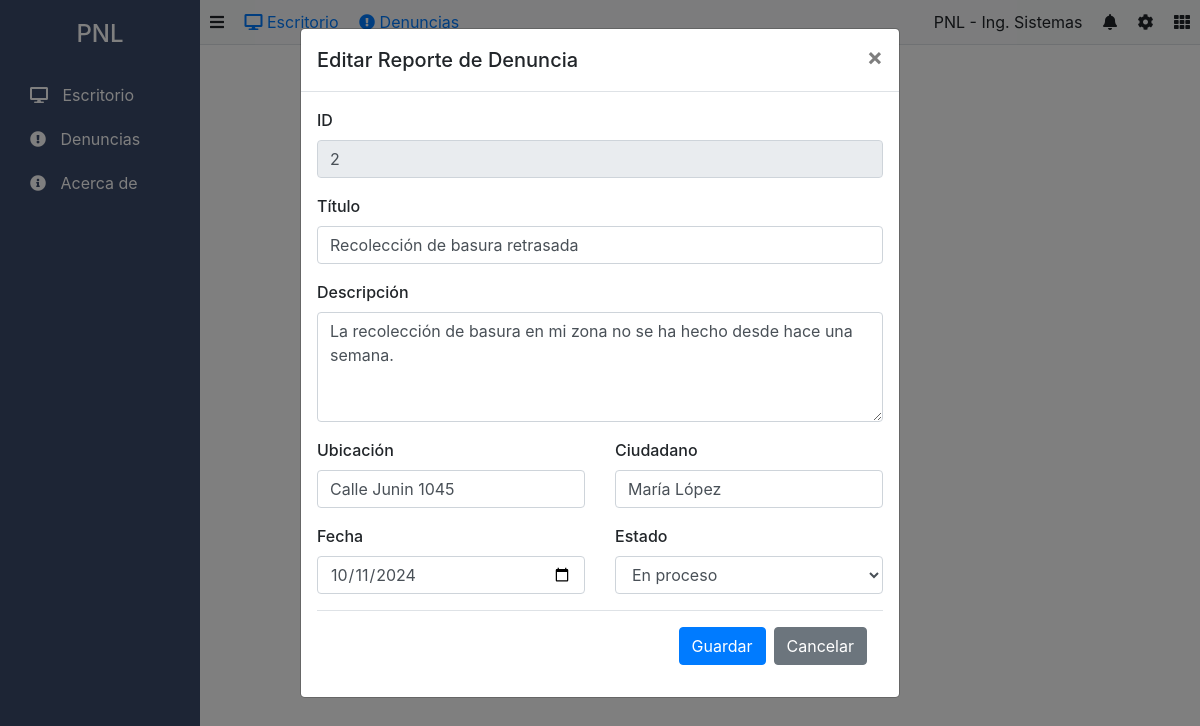
The app's page /?action=edit&id=2 with its own data.
### tables this page shows
CREATE TABLE IF NOT EXISTS denuncias (
    id INT AUTO_INCREMENT PRIMARY KEY,
    titulo VARCHAR(255) NOT NULL,
    descripcion TEXT NOT NULL,
    ubicacion VARCHAR(255) NOT NULL,
    ciudadano VARCHAR(100) NOT NULL,
    telefono VARCHAR(15),
    fecha DATE NOT NULL,
    estado ENUM('Pendiente', 'En proceso', 'Resuelto') DEFAULT 'Pendiente',
    created_at TIMESTAMP DEFAULT CURRENT_TIMESTAMP
);

### controllers/DenunciaController.php (called while the page is built, shortened)
<?php
class DenunciaController
{
    private $denunciaModel;
    public function __construct($db)
    {
        $this->denunciaModel = new Denuncia($db);
    }
    public function edit($id)
    {
        $this->denunciaModel->id = $id;
        $complaint = $this->denunciaModel->readOne();
        include 'views/components/edit.php';
    }
}

### models/DenunciaModel.php (called while the page is built, shortened)
<?php
class Denuncia
{
    private $conn;
    private $table = 'denuncias';
    public $id;
    public function __construct($db)
    {
        $this->conn = $db;
    }
    public function readOne()
    {
        $query = 'SELECT * FROM ' . $this->table . ' WHERE id = :id';
        $stmt = $this->conn->prepare($query);
        $stmt->bindParam(':id', $this->id);
        $stmt->execute();
        $row = $stmt->fetch(PDO::FETCH_ASSOC);
        $this->titulo = $row['titulo'];
        $this->descripcion = $row['descripcion'];
        $this->ubicacion = $row['ubicacion'];
        $this->ciudadano = $row['ciudadano'];
        $this->fecha = $row['fecha'];
        $this->estado = $row['estado'];
        return $this;
    }
}

### views/components/edit.php (the view, shortened to what this page needs)
<?php include 'views/layout/header.php'; ?>
<div class="modal show" style="display: block; background: rgba(0,0,0,0.5);">
    <div class="modal-dialog">
        <div class="modal-content">
            <div class="modal-header">
                <h5 class="modal-title">Editar Reporte de Denuncia</h5>
                <a href="index.php" class="close">
                    <span aria-hidden="true">&times;</span>
                </a>
            </div>
            <div class="modal-body">
                <form action="?action=edit&id=<?php echo $_GET['id']; ?>" method="POST">
                    <div class="form-group">
                        <label>ID</label>
                        <input type="text" class="form-control" value="<?php echo $_GET['id']; ?>" disabled>
                    </div>
                    <div class="form-group">
                        <label>Título</label>
                        <input type="text" name="titulo" class="form-control" value="<?php echo htmlspecialchars($complaint->titulo); ?>" required>
                    </div>
                    <div class="form-group">
                        <label>Descripción</label>
                        <textarea name="descripcion" class="form-control" required rows="4"><?php echo htmlspecialchars($complaint->descripcion); ?></textarea>
                    </div>
                    <div class="row">
                        <div class="col-md-6">
                            <div class="form-group">
                                <label>Ubicación</label>
                                <input type="text" name="ubicacion" class="form-control" value="<?php echo htmlspecialchars($complaint->ubicacion); ?>" required>
                            </div>
                        </div>
                        <div class="col-md-6">
                            <div class="form-group">
                                <label>Ciudadano</label>
                                <input type="text" name="ciudadano" class="form-control" value="<?php echo htmlspecialchars($complaint->ciudadano); ?>" required>
                            </div>
                        </div>
                    </div>
                    <div class="row">
                        <div class="col-md-6">
                            <div class="form-group">
                                <label>Fecha</label>
                                <input type="date" class="form-control" value="<?php echo $complaint->fecha; ?>" required>
                            </div>
                        </div>
                        <div class="col-md-6">
                            <div class="form-group">
                                <label>Estado</label>
                                <select name="estado" class="form-control" required>
                                    <option value="En proceso" <?php echo ($complaint->estado === 'En proceso') ? 'selected' : ''; ?>>En proceso</option>
                                </select>
                            </div>
                        </div>
                    </div>
                    <div class="modal-footer">
                        <button type="submit" class="btn btn-primary">Guardar</button>
                        <a href="index.php" class="btn btn-secondary">Cancelar</a>
                    </div>
                </form>
            </div>
        </div>
    </div>
</div>
<?php include 'views/layout/footer.php'; ?>

### views/layout/header.php (style rules this page uses)
.modal.show { background: rgba(0, 0, 0, 0.5); }
.modal-dialog { max-width: 600px; }
.form-group label { font-weight: 500; }

### records on screen
denuncias: titulo "Recolección de basura retrasada", descripcion "La recolección de basura en mi zona no se ha hecho desde hace una semana.", ubicacion "Calle Junin 1045", ciudadano "María López", fecha "10/11/2024", estado "En proceso"
